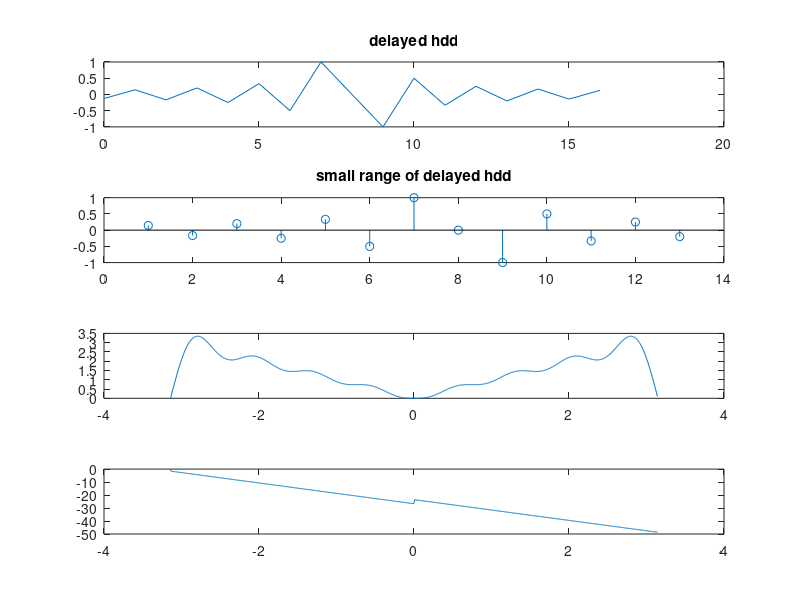

Write the MATLAB code that produced this figure.

clear
clc

N=17;

% we have to calculate hdd for n
n=[0:N-1];

% note that to get the perfect symmetry around nd we have to have
% N=2 nd + 1
% => that nd=511-1/2=255

% let us assume delay d is 255
d=(N-1)/2;

% then new n after delay d is
nd=n-d;

% h descrete after delay; preallocate space for better efficiency
hdd=zeros(1,length(nd));
for i=1:length(nd)
    if (nd(i)==0)
        hdd(i)=0;
    else
        hdd(i)=((-1)^nd(i))/nd(i);
    end        
end

% to see the symmetry 
% plot only smaller range r
r=(-6+d:6+d);

H=fftshift(fft(hdd,1024));

w=linspace(-pi,pi,1024);

figure(4)
clf

subplot(411)
plot(n,hdd);
title('delayed hdd')

subplot(412)
stem(n(r),hdd(r));
title('small range of delayed hdd')

subplot(413)
plot(w,abs(H));

subplot(414)
plot(w,unwrap(angle(H)));

return
